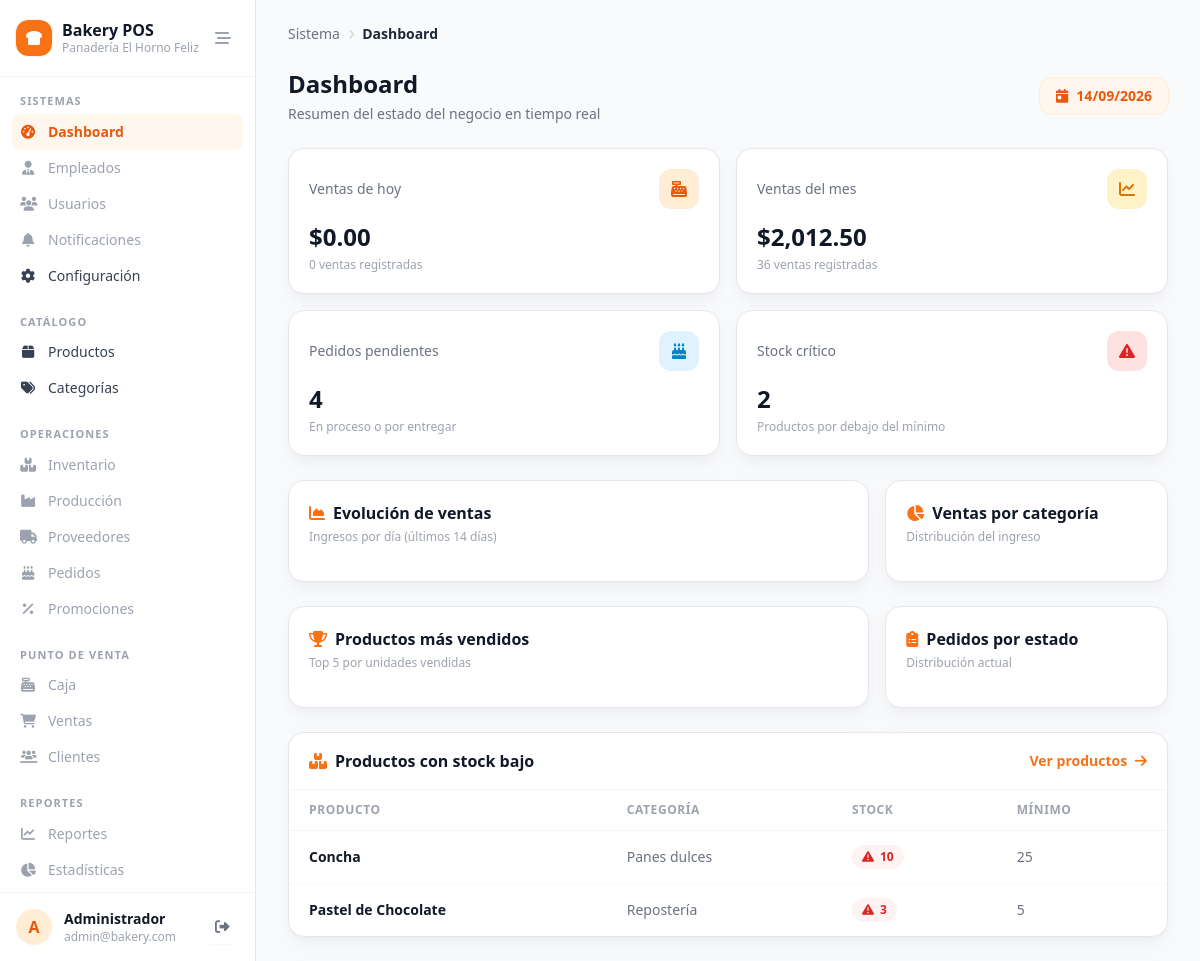
/src/public/index.php (signed in), run on the app's committed database.
### tables this page shows
CREATE TABLE productos (
    id INT AUTO_INCREMENT PRIMARY KEY,
    category_id INT NOT NULL,
    recipe_id INT NULL,
    name VARCHAR(120) NOT NULL,
    description TEXT,
    sale_price DECIMAL(10,2) NOT NULL,
    production_cost DECIMAL(10,2) NOT NULL,
    stock INT NOT NULL DEFAULT 0,
    min_stock INT NOT NULL DEFAULT 0,
    image_url VARCHAR(255),
    barcode VARCHAR(50),
    status ENUM('active','inactive') NOT NULL DEFAULT 'active',
    created_at TIMESTAMP NOT NULL DEFAULT CURRENT_TIMESTAMP,
    CONSTRAINT fk_products_category FOREIGN KEY (category_id) REFERENCES categorias(id),
    CONSTRAINT fk_products_recipe FOREIGN KEY (recipe_id) REFERENCES recetas(id),
    INDEX idx_products_category (category_id),
    UNIQUE KEY idx_products_barcode (barcode)
);

CREATE TABLE categorias (
    id INT AUTO_INCREMENT PRIMARY KEY,
    name VARCHAR(80) NOT NULL UNIQUE,
    description VARCHAR(255),
    display_order INT NOT NULL DEFAULT 0,
    status ENUM('active','inactive') NOT NULL DEFAULT 'active'
);

### src/controllers/DashboardController.php (called while the page is built, shortened)
<?php
require_once __DIR__ . '/../models/Dashboard.php';
class DashboardController
{
    private $dashboardModel;
    public function __construct($db)
    {
        $this->dashboardModel = new Dashboard($db);
    }
    public function index()
    {
        $salesToday = $this->dashboardModel->getSalesToday();
        $salesMonth = $this->dashboardModel->getSalesMonth();
        $lowStockProducts = $this->dashboardModel->getLowStockProducts();
        $pendingOrders = $this->dashboardModel->getPendingOrders();
        $totalProducts = $this->dashboardModel->getTotalProducts();
        require_once __DIR__ . '/../views/dashboard/index.php';
    }
}

### src/public/index.php (called while the page is built, shortened)
<?php
function esc($value)
{
    return htmlspecialchars((string) $value, ENT_QUOTES, 'UTF-8');
}
require_once __DIR__ . '/../models/Dashboard.php';
require_once __DIR__ . '/../controllers/ProductController.php';
require_once __DIR__ . '/../controllers/DashboardController.php';
$database = new Database();
$db = $database->getConnection();
function url($path = '')
{
    return '/' . ltrim($path, '/');
}
$url = isset($_GET['url']) ? rtrim($_GET['url'], '/') : '';
$segments = $url !== '' ? explode('/', $url) : [];
$action = $segments[1] ?? 'index';
$id = isset($segments[2]) ? (int) $segments[2] : null;
$controller = new $controllerMap[$key]($db);
$controller->{$action}($id);

### src/models/Dashboard.php (called while the page is built, shortened)
<?php
class Dashboard
{
    private $conn;
    public function __construct($db)
    {
        $this->conn = $db;
    }
    public function getSalesToday()
    {
        $query = "SELECT COALESCE(SUM(total), 0) AS total, COUNT(*) AS count
                    FROM ventas
                    WHERE state = 'completada' AND DATE(sale_date) = CURDATE();";
        $stmt = $this->conn->prepare($query);
        $stmt->execute();
        return $stmt->fetch();
    }
    public function getSalesMonth()
    {
        $query = "SELECT COALESCE(SUM(total), 0) AS total, COUNT(*) AS count
                    FROM ventas
                    WHERE state = 'completada'
                      AND YEAR(sale_date) = YEAR(CURDATE())
                      AND MONTH(sale_date) = MONTH(CURDATE());";
        $stmt = $this->conn->prepare($query);
        $stmt->execute();
        return $stmt->fetch();
    }
    public function getLowStockProducts()
    {
        $query = "SELECT p.id, p.name, p.stock, p.min_stock, c.name AS category_name
                    FROM productos p
                    INNER JOIN categorias c ON c.id = p.category_id
                    WHERE p.status = 'active' AND p.stock <= p.min_stock
                    ORDER BY (p.min_stock - p.stock) DESC;";
        $stmt = $this->conn->prepare($query);
        $stmt->execute();
        return $stmt->fetchAll();
    }
    public function getPendingOrders()
    {
        $query = "SELECT COUNT(*) AS count
                    FROM pedidos
                    WHERE state IN ('pendiente', 'aprobado', 'en_produccion', 'listo');";
        $stmt = $this->conn->prepare($query);
        $stmt->execute();
        return $stmt->fetch();
    }
    public function getTotalProducts()
    {
        $query = "SELECT COUNT(*) AS count FROM productos WHERE status = 'active';";
        $stmt = $this->conn->prepare($query);
        $stmt->execute();
        return $stmt->fetch();
    }
}

### src/views/dashboard/index.php (the view, shortened to what this page needs)
<?php require_once __DIR__ . '/../layouts/sidebar.php'; ?>
<div class="flex items-center justify-between mb-6">
    <div>
        <h1 class="text-2xl font-bold text-gray-900">Dashboard</h1>
        <p class="text-sm text-gray-500 mt-1">Resumen del estado del negocio en tiempo real</p>
    </div>
    <span class="inline-flex items-center gap-2 rounded-xl bg-orange-50 px-4 py-2 text-sm font-semibold text-orange-600 ring-1 ring-orange-100">
        <i class="fa-solid fa-calendar-day"></i> <?= esc(date('d/m/Y')) ?>
    </span>
</div>
<div class="grid grid-cols-1 sm:grid-cols-2 xl:grid-cols-4 gap-4 mb-6">
    <div class="rounded-2xl border border-gray-200 bg-white p-5 shadow-lg shadow-gray-200/50">
        <div class="flex items-center justify-between mb-3">
            <p class="text-sm font-medium text-gray-500">Ventas de hoy</p>
            <div class="w-10 h-10 rounded-xl bg-orange-100 text-orange-600 flex items-center justify-center">
                <i class="fa-solid fa-cash-register"></i>
            </div>
        </div>
        <p class="text-2xl font-bold text-gray-900">$<?= number_format($salesToday['total'], 2) ?></p>
        <p class="text-xs text-gray-400 mt-1"><?= (int) $salesToday['count'] ?> ventas registradas</p>
    </div>
    <div class="rounded-2xl border border-gray-200 bg-white p-5 shadow-lg shadow-gray-200/50">
        <div class="flex items-center justify-between mb-3">
            <p class="text-sm font-medium text-gray-500">Ventas del mes</p>
            <div class="w-10 h-10 rounded-xl bg-amber-100 text-amber-600 flex items-center justify-center">
                <i class="fa-solid fa-chart-line"></i>
            </div>
        </div>
        <p class="text-2xl font-bold text-gray-900">$<?= number_format($salesMonth['total'], 2) ?></p>
        <p class="text-xs text-gray-400 mt-1"><?= (int) $salesMonth['count'] ?> ventas registradas</p>
    </div>
    <div class="rounded-2xl border border-gray-200 bg-white p-5 shadow-lg shadow-gray-200/50">
        <div class="flex items-center justify-between mb-3">
            <p class="text-sm font-medium text-gray-500">Pedidos pendientes</p>
            <div class="w-10 h-10 rounded-xl bg-sky-100 text-sky-600 flex items-center justify-center">
                <i class="fa-solid fa-cake-candles"></i>
            </div>
        </div>
        <p class="text-2xl font-bold text-gray-900"><?= (int) $pendingOrders['count'] ?></p>
        <p class="text-xs text-gray-400 mt-1">En proceso o por entregar</p>
    </div>
    <div class="rounded-2xl border border-gray-200 bg-white p-5 shadow-lg shadow-gray-200/50">
        <div class="flex items-center justify-between mb-3">
            <p class="text-sm font-medium text-gray-500">Stock crítico</p>
            <div class="<?= count($lowStockProducts) > 0 ? 'bg-red-100 text-red-600' : 'bg-green-100 text-green-600' ?> w-10 h-10 rounded-xl flex items-center justify-center">
                <i class="fa-solid fa-triangle-exclamation"></i>
            </div>
        </div>
        <p class="text-2xl font-bold text-gray-900"><?= count($lowStockProducts) ?></p>
        <p class="text-xs text-gray-400 mt-1">Productos por debajo del mínimo</p>
    </div>
</div>
<div class="grid grid-cols-1 lg:grid-cols-3 gap-4 mb-6">
    <div class="lg:col-span-2 rounded-2xl border border-gray-200 bg-white p-5 shadow-lg shadow-gray-200/50">
        <h2 class="font-semibold text-gray-900 mb-1"><i class="fa-solid fa-chart-area text-orange-500 mr-2"></i>Evolución de ventas</h2>
        <p class="text-xs text-gray-400 mb-4">Ingresos por día (últimos 14 días)</p>
    </div>
    <div class="rounded-2xl border border-gray-200 bg-white p-5 shadow-lg shadow-gray-200/50">
        <h2 class="font-semibold text-gray-900 mb-1"><i class="fa-solid fa-chart-pie text-orange-500 mr-2"></i>Ventas por categoría</h2>
        <p class="text-xs text-gray-400 mb-4">Distribución del ingreso</p>
    </div>
</div>
<div class="grid grid-cols-1 lg:grid-cols-3 gap-4 mb-6">
    <div class="lg:col-span-2 rounded-2xl border border-gray-200 bg-white p-5 shadow-lg shadow-gray-200/50">
        <h2 class="font-semibold text-gray-900 mb-1"><i class="fa-solid fa-trophy text-orange-500 mr-2"></i>Productos más vendidos</h2>
        <p class="text-xs text-gray-400 mb-4">Top 5 por unidades vendidas</p>
    </div>
    <div class="rounded-2xl border border-gray-200 bg-white p-5 shadow-lg shadow-gray-200/50">
        <h2 class="font-semibold text-gray-900 mb-1"><i class="fa-solid fa-clipboard-list text-orange-500 mr-2"></i>Pedidos por estado</h2>
        <p class="text-xs text-gray-400 mb-4">Distribución actual</p>
    </div>
</div>
<div class="rounded-2xl border border-gray-200 bg-white shadow-lg shadow-gray-200/50 overflow-hidden">
    <div class="flex items-center justify-between px-5 py-4 border-b border-gray-100">
        <h2 class="font-semibold text-gray-900"><i class="fa-solid fa-boxes-stacked text-orange-500 mr-2"></i>Productos con stock bajo</h2>
        <a href="<?= url('products') ?>" class="text-sm font-semibold text-orange-500 hover:text-orange-600 transition-colors">Ver productos <i class="fa-solid fa-arrow-right ml-1"></i></a>
    </div>
    <div class="overflow-x-auto">
        <table class="w-full text-sm">
            <thead>
                <tr class="border-b border-gray-100 text-left text-xs uppercase tracking-wider text-gray-400">
                    <th class="px-5 py-3 font-semibold">Producto</th>
                    <th class="px-5 py-3 font-semibold">Categoría</th>
                    <th class="px-5 py-3 font-semibold">Stock</th>
                    <th class="px-5 py-3 font-semibold">Mínimo</th>
                </tr>
            </thead>
            <tbody>
                <?php if (count($lowStockProducts) > 0): ?>
                    <?php foreach ($lowStockProducts as $item): ?>
                        <tr class="border-b border-gray-50 last:border-0 hover:bg-orange-50/40 transition-colors">
                            <td class="px-5 py-3.5 font-semibold text-gray-900"><?= esc($item['name']) ?></td>
                            <td class="px-5 py-3.5 text-gray-500"><?= esc($item['category_name']) ?></td>
                            <td class="px-5 py-3.5">
                                <span class="inline-flex items-center gap-1.5 rounded-full bg-red-50 px-2.5 py-1 text-xs font-semibold text-red-600">
                                    <i class="fa-solid fa-triangle-exclamation"></i> <?= (int) $item['stock'] ?>
                                </span>
                            </td>
                            <td class="px-5 py-3.5 text-gray-500"><?= (int) $item['min_stock'] ?></td>
                        </tr>
                    <?php endforeach; ?>
                <?php endif; ?>
            </tbody>
        </table>
    </div>
</div>
<?php require_once __DIR__ . '/../layouts/footer.php'; ?>

### data on the page
productos: name "Concha", category.name "Panes dulces", stock "10", min_stock "25"
productos: name "Pastel de Chocolate", category.name "Repostería", stock "3", min_stock "5"

### other printed values
setting('system_name', 'Bakery POS') "Bakery POS"
setting('business_name', 'Panel de control') "Panadería El Horno Feliz"
substr($currentUser['username'] ?? 'A', 0, 1) "A"
$currentUser['username'] "Administrador"
$currentUser['email'] "admin@bakery.com"
$crumb['label'] "Sistema"
$crumb['label'] "Dashboard"
$salesToday['total'] "0.00"
$salesToday['count'] "0"
$salesMonth['total'] "2,012.50"
$salesMonth['count'] "36"
$pendingOrders['count'] "4"
count($lowStockProducts) "2"
